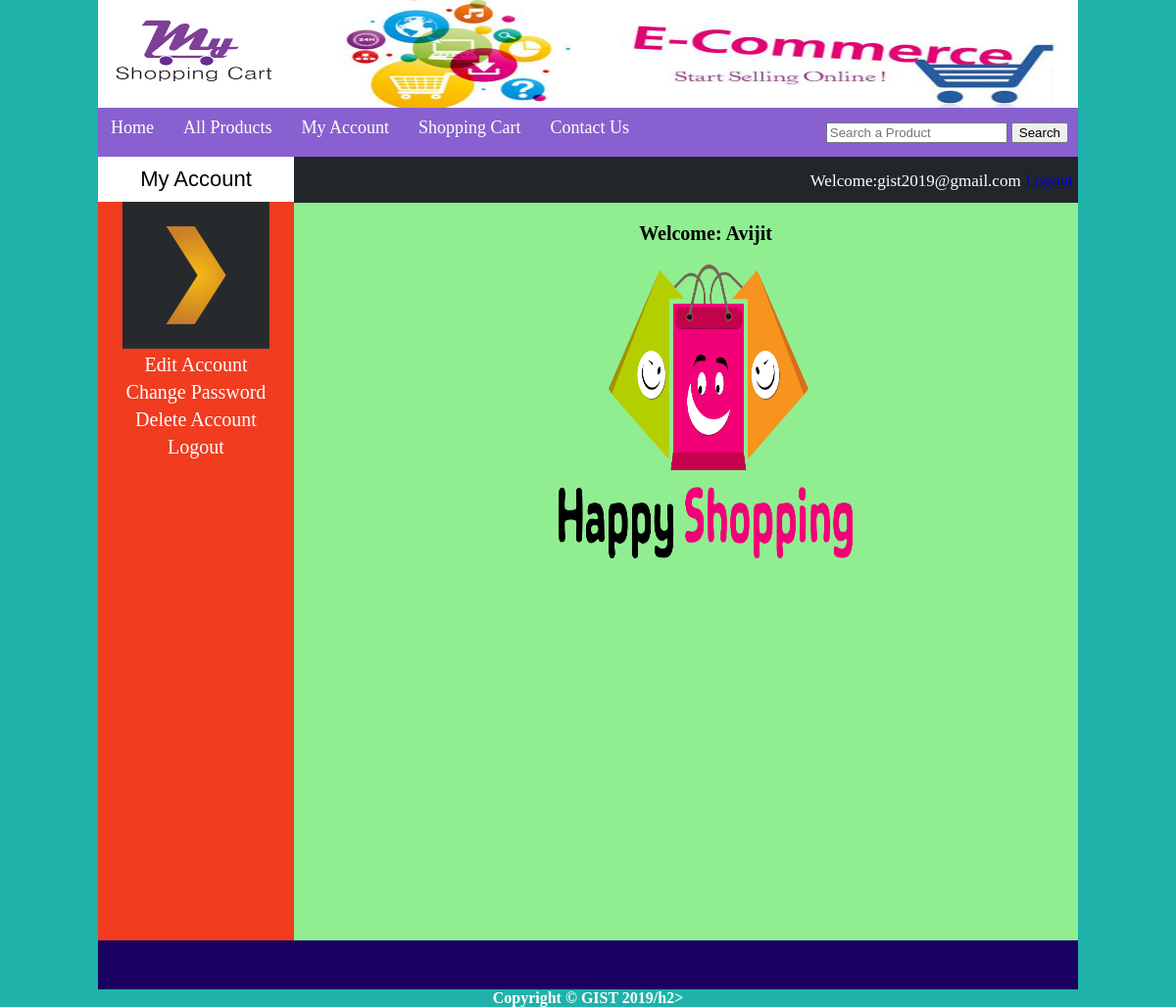
/customer/my_account.php (signed in), run on the app's committed database.
### tables this page shows
CREATE TABLE `customers` (
  `customer_id` int(100) NOT NULL,
  `customer_ip` varchar(255) NOT NULL,
  `customer_name` text NOT NULL,
  `customer_email` varchar(100) NOT NULL,
  `customer_pass` varchar(100) NOT NULL,
  `customer_country` text NOT NULL,
  `customer_city` text NOT NULL,
  `customer_contact` varchar(255) NOT NULL,
  `customer_address` text NOT NULL,
  `customer_image` text NOT NULL
);

### customer/my_account.php (the view, shortened to what this page needs)
<!DOCTYPE>
<?php
include("functions/function.php");
?>
<html>
<head>
	<link rel="stylesheet" href="styles/style.css" media="all" />
</head>
<body>
	<div class="main_wrapper">
		<div class="header_wrapper">
			<a href="../index.php"><img id="logo" src="images/logo.png" /> </a>
			<img id="banner" src="images/banner_ad.jpg" />
		</div>
		<div class="menubar">
			<ul id="menu">
				<li><a href="../index.php">Home</a></li>
				<li><a href="../all_products.php">All Products</a></li>
				<li><a href="my_account.php">My Account</a></li>
				<li><a href="cart.php">Shopping Cart</a></li>
				<li><a href="#">Contact Us</a></li>
			</ul>
			<div id="form">
				<form method="get" action="results.php" enctype="multipart/form-data">
					<input type="text" name="user_query" placeholder="Search a Product"/ >
					<input type="submit" name="search" value="Search" />
				</form>
			</div>
		</div>
		<div class="content_wrapper">
			<div id="sidebar">
				<div id="sidebar_title">My Account</div>
				<ul id="cats">
				<?php
				$user = $_SESSION['customer_email'];
				$get_img = "select * from customers where customer_email='$user'";
				$run_img = mysqli_query($con, $get_img);
				$row_img = mysqli_fetch_array($run_img);
				$c_image = $row_img['customer_image'];
				$c_name = $row_img['customer_name'];
				echo "<p style='text-align:center;'><img src='customer_images/$c_image' width='150' height='150'/></p>"
				?>
				<li><a href="my_account.php?edit_account">Edit Account</a></li>
				<li><a href="my_account.php?change_pass">Change Password</a></li>
				<li><a href="my_account.php?delete_account">Delete Account</a></li>
				<li><a href="logout.php">Logout</a></li>
				</div>
			<div id="content_area">
			<div id="shopping_cart">
					<span style="float:right; font-size:17px; padding:5px; line-height:40px;">
					<?php
					if(isset($_SESSION['customer_email'])){
					echo "<b>Welcome:</b>" . $_SESSION['customer_email'] ;
					}
					?>
					<?php
					if(!isset($_SESSION['customer_email'])){
					echo "<a href='checkout.php>Login</a>";
					}
					else {
					echo "<a href='logout.php'>Logout</a>";
					}
					?>
					</span>
			</div>
				<div id="products_box">
				<?php
					if(!isset($_GET['edit_account'])){
						if(!isset($_GET['change_pass'])){
							if(!isset($_GET['delete_account']))
							{
				echo "
				<h2 style='padding:20px; font-size:20px; font-weight:bold';>Welcome:  $c_name </h2>
				<img src='images/happy.png' width='300' height='300'>";
				}
				}
				}
				?>
				</div>
			</div>
		</div>
		<div id="footer">
		<h2 style="text-align:center; padding-top:30px;">Copyright &copy; GIST 2019/h2>
		</div>
	</div>
</body>
</html>

### customer/styles/style.css (style rules this page uses)
html, body, div, span, applet, object, iframe, h1, h2, h3, h4, h5, h6, p, a, big, img, small, strong, b, u, i, center, ul, li, form { margin: 0; padding: 0; border: 0; font-size: 100%; font: inherit; vertical-align: baseline; }
body { background: lightseagreen; }
.main_wrapper { width: 1000px; height: auto; margin: auto; }
.header_wrapper { width: 1000px; height: 110px; }
#logo { float: left; width: 200px; height:110px; }
#banner { float: right; width: 800px; height:110px; }
.menubar { width: 1000px; height: 50px; background: #8860D0; color: white; }
#menu { padding: 0; margin: 0; line-height: 40px; float: left; }
#menu li { list-style: none; display: inline; }
#menu a { text-decoration: none; color: white; padding: 8px; margin: 5px; font-size: 18px; font-family: comic sans ms; }
#form { float: right; padding-right: 10px; line-height: 50px; }
.content_wrapper { width: 1000px; margin: auto; }
#sidebar { width: 200px; height: 800px; float: left; background: #F13C20; }
#sidebar_title { background: white; color: black; font-size: 22px; font-family: arial; padding: 10px; text-align: center; }
#cats { text-align: center; }
#cats li { list-style:none; margin:5px; }
#cats a { color: white; padding: 8px; margin: 5px; text-align: center; font-size: 20px; text-decoration: none; font-family: comic sans ms; }
#content_area { width: 800px; height: 800px; float: left; background: lightgreen; }
#products_box { width: 780px; text-align: center; margin-left: 30px; margin-bottom: 10px; }
#shopping_cart { width: 800px; height: 47px; background: #222629; color: white; }
#footer { width: 1000px; height: 30px; background: #190061; clear: both; text-align: center; font-weight: bold; padding-top: 20px; color: White; }

### data on the page
customers: customer_image (picture), customer_name "Avijit"

### other printed values
$_SESSION['customer_email'] "gist2019@gmail.com"
